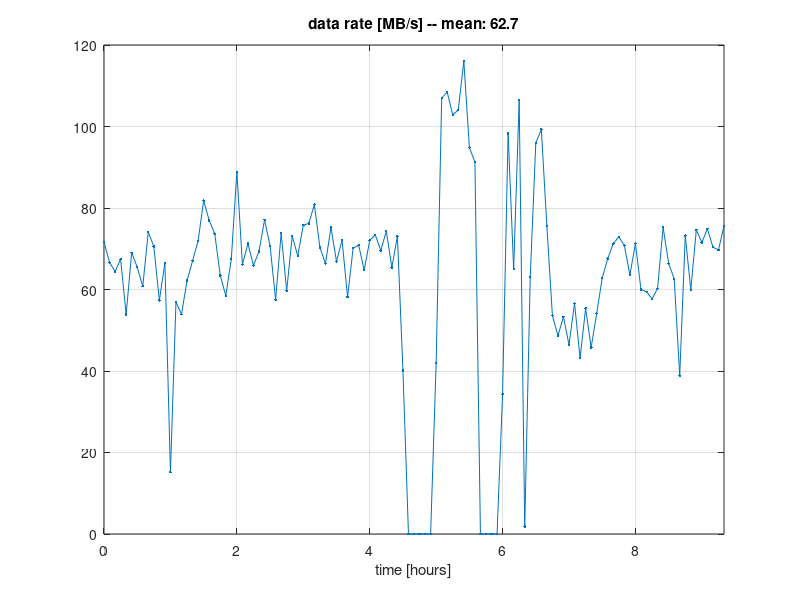

Recreate this plot in MATLAB.
% 统计文件夹数据写入速率
% 每 5min 统计一次文件夹大小，然后画图
% for ((i=0;i<10000000;++i)) do du -s .; printf '';  sleep 300; done

file_size = [
    1246671161
    1268167557
    1288167215
    1307493715
    1327724483
    1343897400
    1364604573 % 大概从这里 (7) 开始用 win 拷贝
    1384248793
    1402485387
    1424715824
    1445881849
    1463083140
    1483040952
    1487600770 % 这里文件拷完了，中断了一下
    1504683095
    1520859400
    1539511189 % 大概这个时候开启的 gzip-9， 之前是 lz4
    1559625203
    1581206189
    1605752055
    1628842035
    1650957247
    1669989250
    1687529942
    1707783883
    1734453804
    1754297377
    1775679569
    1795445015
    1816254391
    1839382211
    1860602638
    1877852596
    1899990927
    1917894429
    1939828313
    1960301742
    1983033567
    2005904923
    2030156696
    2051256937
    2071170160
    2093740736
    2113811180
    2135437963
    2152883393
    2173928280
    2195191481
    2214624121
    2236235509
    2258261361
    2279136660
    2301433724
    2321055666
    2342985914
    2355036462
    2355036462
    2355036462
    2355036462
    2355036462
    2355036462
    2367625333
    2399733270
    2432253629
    2463110406
    2494329394
    2529133008
    2557588534
    2584978369
    2584981588
    2584984901
    2584987416
    2584990287 % 下面开始重新使用 rsync
    2595287544
    2624758169
    2644271084
    2676200453
    2676750757
    2695682449
    2724469877
    2754260961
    2776930787
    2793013459
    2807618869
    2823604190
    2837529061
    2854513340
    2867451163
    2884064516
    2897793271
    2914026772
    2932875828
    2953149851
    2974532903
    2996409846
    3017649709
    3036722644
    3058101902
    3076100982
    3093938217
    3111249091
    3129332355
    3151914089
    3171832970
    3190625728
    3202285775
    3224250740
    3242236037
    3264630642
    3286092471
    3308557130
    3329675387
    3350584668
    3373267505
];
rate = (diff(file_size)/1e3) / 300;
time = (0:numel(rate)-1)/12;

close all;
figure; plot(time, rate, '.-');
axis([0, max(time), 0, 120]); grid on;
xlabel 'time [hours]'
title(['data rate [MB/s] -- mean: ' num2str(mean(rate), 3)]);
